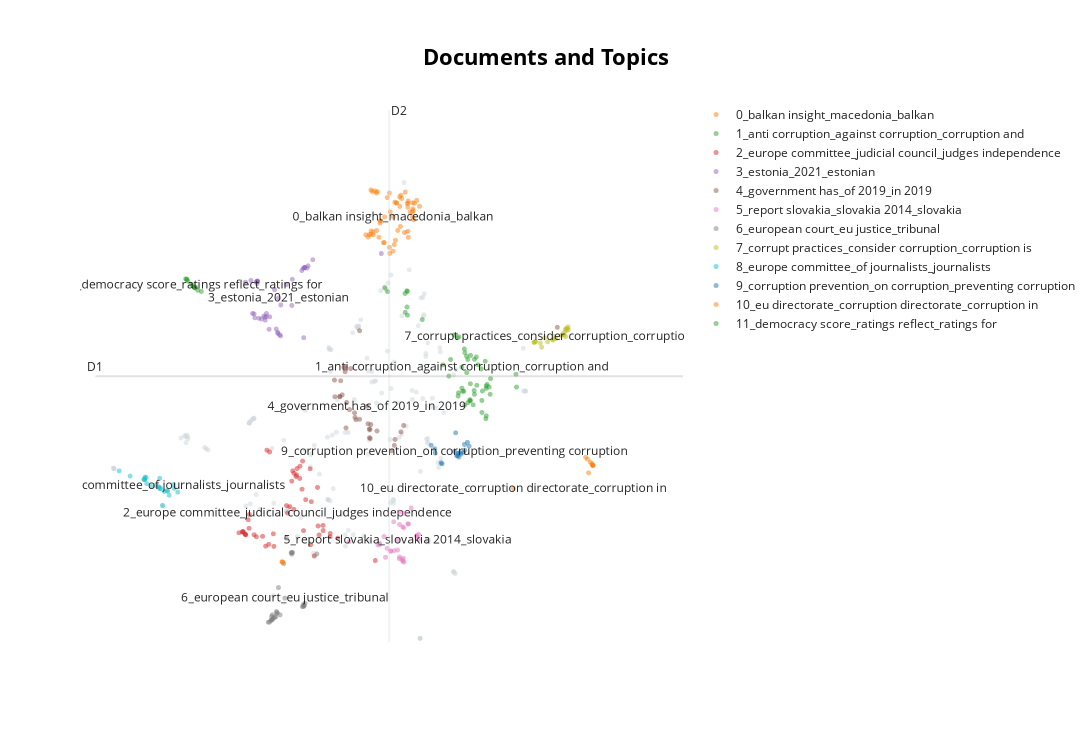

Source (notebook cell):
### Code cell
topic_model.visualize_documents(docs, embeddings=embeddings)
